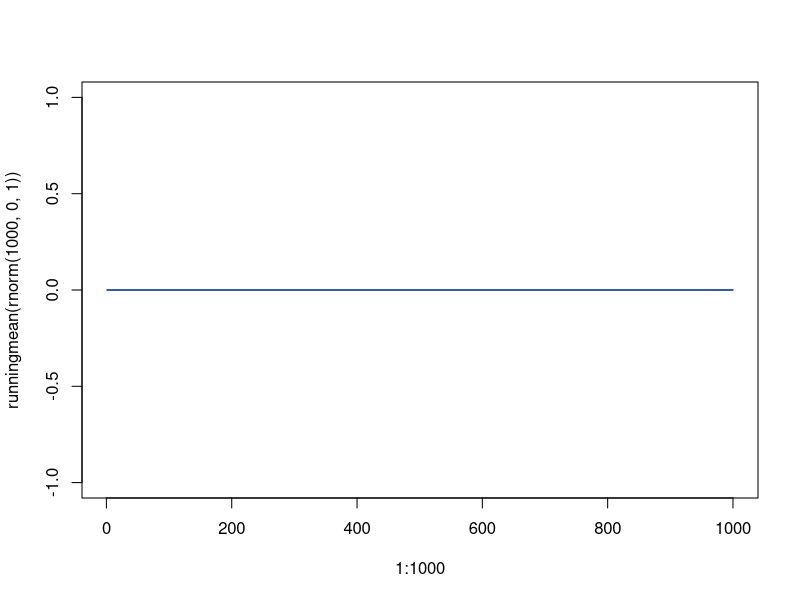

Write the R code that produced this figure.
####################################################################################
#	Script-file:   studio2.skel.R
#	Project:       FIT2086 - Studio 2
#
# Purpose:  	   Skeleton for questions in Studio 2
####################################################################################

# Q6 Weak Law of Large Numbers

# Q6.1 Running mean
runningmean <- function(x)
{
  mu = vector(mode = "numeric", length = length(x))
  
  ## Insert code to compute running mean here ...
  # ...

  return(mu)
}

# Q6.2
# Generate data and plot
plot(1:1000,runningmean(rnorm(1000,0,1)), type="l", col="red")

# Use "lines" to add new lines to an existing plot ...
lines(1:1000, runningmean(rnorm(1000,0,1)), col = "green")
lines(1:1000, runningmean(rnorm(1000,0,1)), col = "blue")

# Q6.3
# Do the same for binomial data -- you should use the ylim=c(0,1) option 
# to set the yaxis to be from 0 to 1 (i.e. the complete parameter space of the binomial)
# ...